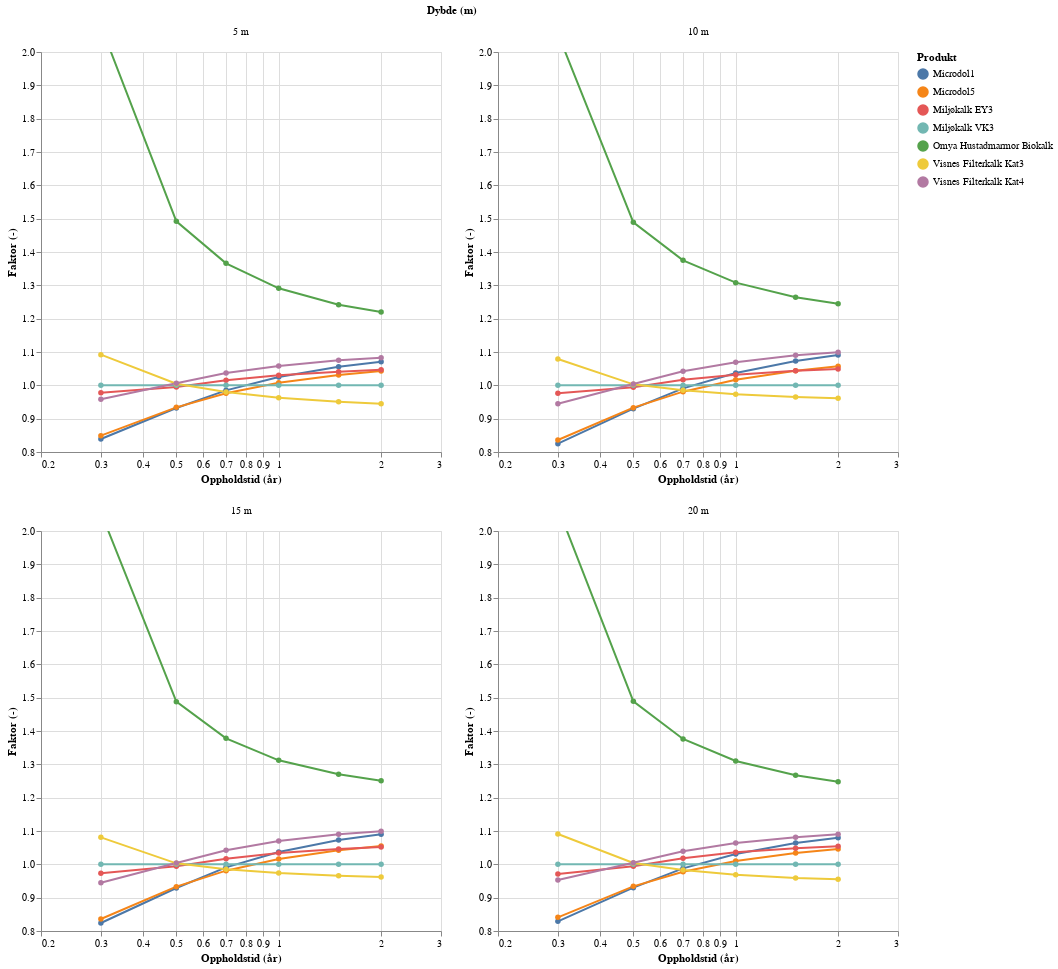

Notebook code cell kept with this figure:
### Code cell
# Plot
om_df["Dybde (m)"] = om_df["Dybde (m)"].astype(str) + " m"
checkbox_selection = alt.selection_point(fields=["Produkt"], bind="legend")
chart = (
    alt.Chart(om_df)
    .mark_line(point=True)
    .encode(
        x=alt.X(
            "Oppholdstid (år):Q", scale=alt.Scale(type="log", base=10, domain=(0.2, 3))
        ),
        y=alt.Y(
            "Faktor (-):Q",
            scale=alt.Scale(domain=(0.8, 2)),
            axis=alt.Axis(title="Faktor (-)"),
        ),
        color="Produkt:N",
        opacity=alt.condition(checkbox_selection, alt.value(1), alt.value(0)),
        tooltip=["Oppholdstid (år)", "Faktor (-)", "Produkt"],
    )
    .add_params(checkbox_selection)
    .properties(width=400, height=400)
    .facet(
        facet=alt.Facet("Dybde (m):N", sort=[5, 10, 15, 20]),
        columns=2,
    )
    .resolve_scale(x="independent", y="independent")
    .interactive()
)

chart

### Figure 1 — Vega-Lite specification as saved in the notebook (floating-point values rounded to 4 significant figures; data arrays with more than 128 entries replaced by an {"elided": "..."} marker saying what was removed)
{"config": {"view": {"continuousWidth": 300, "continuousHeight": 300}}, "data": {"name": "data-d9576dc0d6097da93ac60cc2338e1706"}, "facet": {"field": "Dybde (m)", "sort": [5, 10, 15, 20], "type": "nominal"}, "spec": {"mark": {"type": "line", "point": true}, "encoding": {"color": {"field": "Produkt", "type": "nominal"}, "opacity": {"condition": {"param": "param_1", "value": 1}, "value": 0}, "tooltip": [{"field": "Oppholdstid (år)", "type": "quantitative"}, {"field": "Faktor (-)", "type": "quantitative"}, {"field": "Produkt", "type": "nominal"}], "x": {"field": "Oppholdstid (år)", "scale": {"base": 10, "domain": [0.2, 3], "type": "log"}, "type": "quantitative"}, "y": {"axis": {"title": "Faktor (-)"}, "field": "Faktor (-)", "scale": {"domain": [0.8, 2]}, "type": "quantitative"}}, "height": 400, "name": "view_1", "width": 400}, "columns": 2, "params": [{"name": "param_1", "select": {"type": "point", "fields": ["Produkt"]}, "bind": "legend", "views": ["view_1"]}, {"name": "param_2", "select": {"type": "interval", "encodings": ["x", "y"]}, "bind": "scales", "views": ["view_1"]}], "resolve": {"scale": {"x": "independent", "y": "independent"}}, "$schema": "https://vega.github.io/schema/vega-lite/v5.16.3.json", "datasets": {"data-d9576dc0d6097da93ac60cc2338e1706": {"elided": "168 records"}}}
